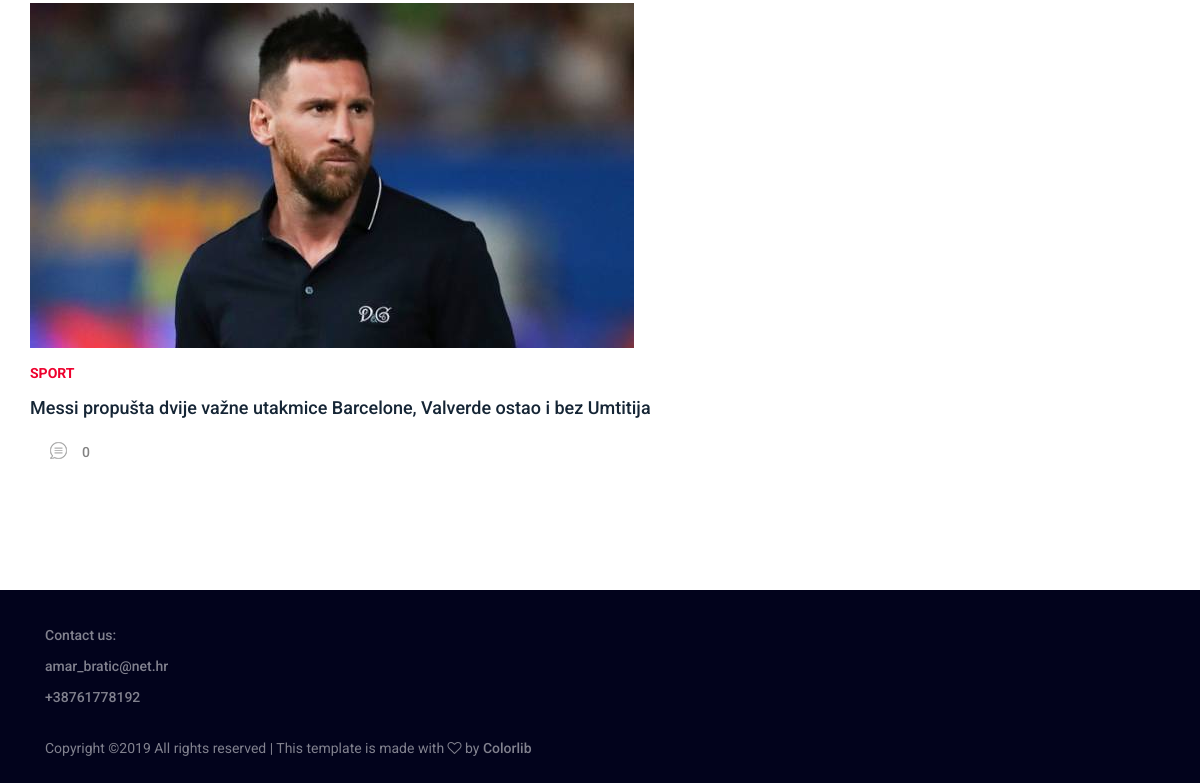
The page /view/category/4 (lower part) on the database as committed earlier.
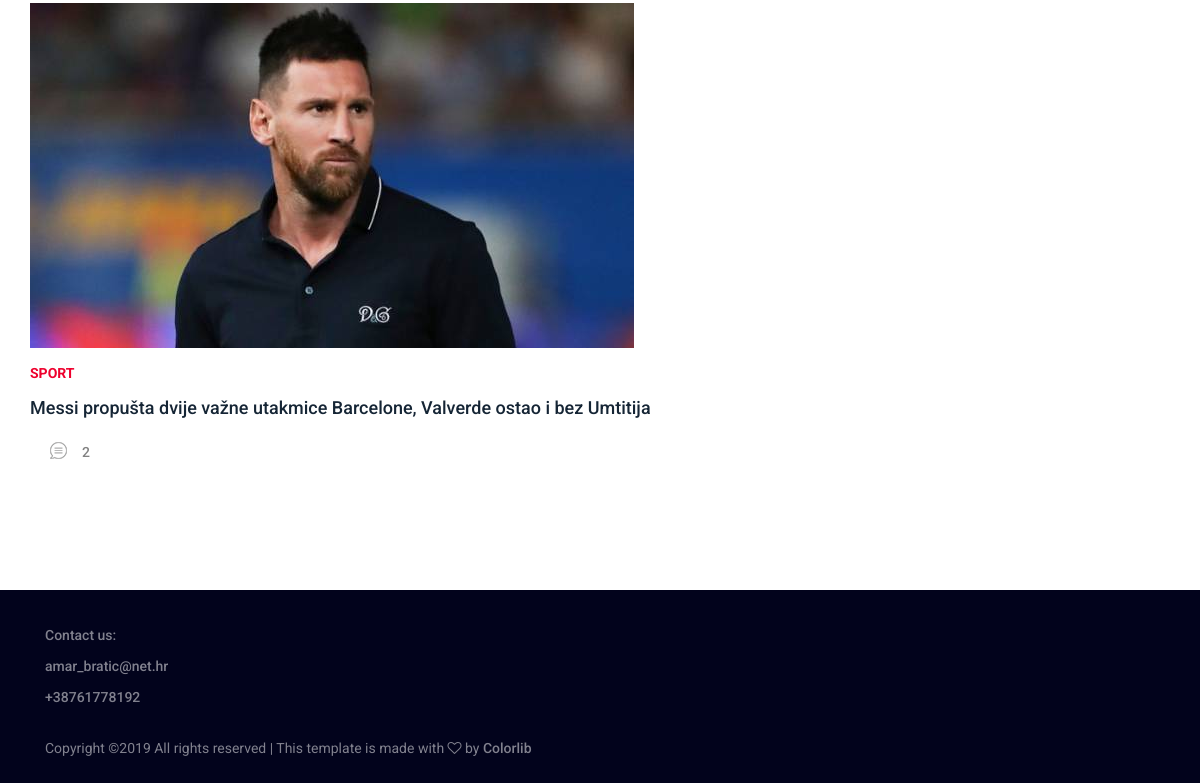
The same page on the database as committed later.
### News/models.py (models this page shows, shortened)
class Article(models.Model):
    user = models.ForeignKey(User, on_delete = models.CASCADE)
    category = models.ForeignKey(Category, on_delete = models.CASCADE)
    title = models.CharField(max_length = 120)
    text = models.TextField()
    picture = models.FileField(blank = False)
    creation_date = models.DateTimeField(auto_now_add = True)

class Category(models.Model):
    name = models.CharField(max_length = 30)
    picture = models.FileField(blank = False)

### News/views.py (the view)
# urls.py: path('view/category/<pk>', views.ArticlesbyCategoryView.as_view(), name = "category_detail"),
class ArticlesbyCategoryView(generic.ListView):
    template_name = 'News/category_articles.html'
    def get_queryset(self):
        current_category = Category.objects.get(id=self.kwargs['pk'])
        return Article.objects.filter(category = current_category).order_by('-creation_date')

### News/context_processors.py (called while the page is built)
def category_list(request):
    return {'all_categories': Category.objects.all()}

### News/templates/News/category_articles.html
{% extends "base.html" %}
{% block content %}
<br>
<div class="featured-post-area">
    <div class="container">
        <div class="row">
            <div class="col-12 col-md-6 col-lg-8">
                <div class="row">
                {% for article in object_list %}
                    {% include "partials/post_thumb_2.html" %}
                {% empty %}
                <h3>Nemamo nikakvih članaka koji u naslovu sadržavaju vašu ključnu riječ.</h3>
                {% endfor %}
                </div>
            </div>
        </div>
    </div>
</div>
{% endblock content %}

### News/templates/partials/post_thumb_2.html
{% load staticfiles %}
<div class="single-blog-post featured-post-2">
    <div class="post-thumb">
            <a href="{% url 'News:article_detail' article.id %}"><img src="{{article.picture.url}}" alt=""></a>
    </div>
    <div class="post-data">
        <a href="#" class="post-catagory">{{article.category.name}}</a>
        <div class="post-meta">
            <a href="{% url 'News:article_detail' article.id %}" class="post-title">
                <h6>{{article.title}}</h6>
            </a>
            <div class="d-flex align-items-center">
                <a href="#" class="post-comment"><img src="{% static 'img/core-img/chat.png' %}" alt=""> <span>{{article.comment_set.count}}</span></a>
            </div>
        </div>
    </div>
</div>

Rows that differ between the two databases and show on the page:
changed Article "Messi propušta dvije važne utakmice Barcelone, Valverde ostao i bez Umtitija": comment_set.count "0" → "2"
